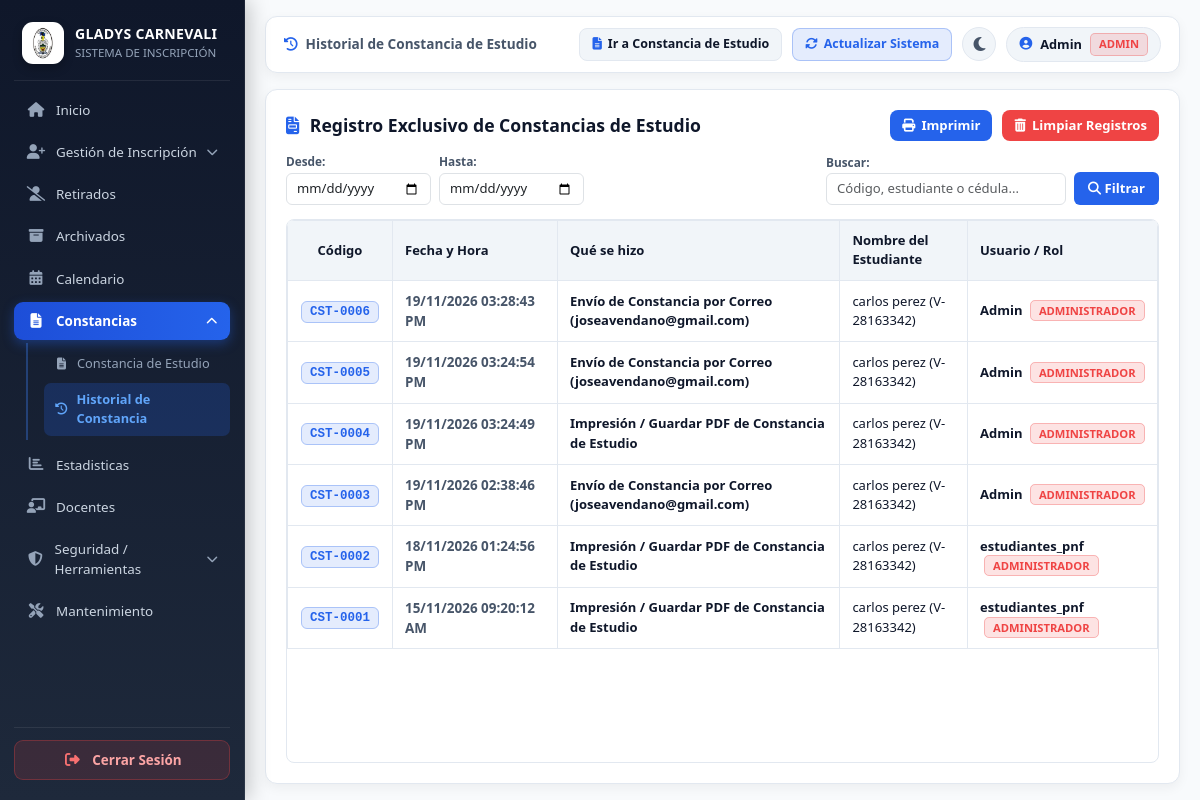
The page /historial_constancias.php (signed in) on the database its author committed.
### tables this page shows
CREATE TABLE `historial_constancias` (
  `id` int(11) NOT NULL AUTO_INCREMENT,
  `codigo` varchar(25) NOT NULL,
  `accion` varchar(120) NOT NULL,
  `estudiante` varchar(150) NOT NULL,
  `cedula_escolar` varchar(25) NOT NULL,
  `usuario` varchar(80) NOT NULL,
  `rol` varchar(50) NOT NULL,
  `fecha_hora` datetime NOT NULL DEFAULT CURRENT_TIMESTAMP,
  PRIMARY KEY (`id`)
);

### historial_constancias.php (the view, shortened to what this page needs)
<?php
include("conexion.php");
$pdo = null;
if (isset($conexion) && $conexion instanceof PDO) {
    $pdo = $conexion;
} else {
    try {
        $pdo = new PDO("mysql:host=127.0.0.1;dbname=escuela_carnevali;charset=utf8mb4", "root", "");
    } catch (PDOException $e) {
        $pdo = new PDO("mysql:host=localhost;dbname=escuela_carnevali;charset=utf8mb4", "root", "");
    }
}
$pdo->setAttribute(PDO::ATTR_ERRMODE, PDO::ERRMODE_EXCEPTION);
$pdo->setAttribute(PDO::ATTR_EMULATE_PREPARES, true);
$pdo->exec("SET NAMES 'utf8mb4'");
try {
    $pdo->exec("CREATE TABLE IF NOT EXISTS `historial_constancias` (
        `id` INT(11) NOT NULL AUTO_INCREMENT,
        `codigo` VARCHAR(25) NOT NULL,
        `accion` VARCHAR(120) NOT NULL,
        `estudiante` VARCHAR(150) NOT NULL,
        `cedula_escolar` VARCHAR(25) NOT NULL,
        `usuario` VARCHAR(80) NOT NULL,
        `rol` VARCHAR(50) NOT NULL,
        `fecha_hora` DATETIME NOT NULL DEFAULT CURRENT_TIMESTAMP,
        PRIMARY KEY (`id`)
    ) ENGINE=InnoDB DEFAULT CHARSET=utf8mb4 COLLATE=utf8mb4_spanish_ci;");
} catch (Exception $e) {}
$rol_actual = $_SESSION['rol'] ?? 'Administrador';
$buscar = trim($_GET['buscar'] ?? '');
$fecha_desde = trim($_GET['fecha_desde'] ?? '');
$fecha_hasta = trim($_GET['fecha_hasta'] ?? '');
$registros = [];
try {
    $condiciones = [];
    $params = [];
    if (!empty($condiciones)) {
        $sql = "SELECT * FROM `historial_constancias` WHERE " . implode(" AND ", $condiciones) . " ORDER BY `id` DESC";
        $st = $pdo->prepare($sql);
        $st->execute($params);
    } else {
        $st = $pdo->query("SELECT * FROM `historial_constancias` ORDER BY `id` DESC LIMIT 200");
    }
    if ($st) {
        $registros = $st->fetchAll(PDO::FETCH_ASSOC);
    }
} catch (Exception $e) {}
?>
<!DOCTYPE html>
<html lang="es">
<head>
    <link href="https://cdn.jsdelivr.net/npm/bootstrap@5.3.0/dist/css/bootstrap.min.css" rel="stylesheet">
    <link rel="stylesheet" href="https://cdnjs.cloudflare.com/ajax/libs/font-awesome/6.4.0/css/all.min.css">
</head>
<body>
    <?php include("menu.php"); ?>
    <main class="main-content">
        <div class="top-header-bar no-print">
            <div class="top-breadcrumb">
                <i class="fas fa-history" style="color: #2563eb;"></i>
                <span>Historial de Constancia de Estudio</span>
            </div>
            <div class="top-actions">
                <a href="constancias.php" class="tool-action-btn">
                    <i class="fas fa-file-alt" style="color: #2563eb;"></i> Ir a Constancia de Estudio
                </a>
                <button type="button" class="tool-action-btn btn-refresh-cache" onclick="window.location.reload();">
                    <i class="fas fa-sync-alt"></i> Actualizar Sistema
                </button>
                <button type="button" class="btn-theme-switch" onclick="toggleDashboardTheme()">
                    <i class="fas fa-moon" id="dashThemeIcon"></i>
                </button>
                <div class="user-profile-pill">
                    <i class="fas fa-user-circle" style="color: #2563eb;"></i>
                    <span><?php echo htmlspecialchars($_SESSION['usuario'] ?? 'Usuario'); ?></span>
                    <span class="role-badge <?php echo $es_administrador ? 'badge-admin' : 'badge-coord'; ?>">
                        <?php echo $es_administrador ? 'Admin' : htmlspecialchars($rol_actual); ?>
                    </span>
                </div>
            </div>
        </div>
        <div class="card">
            <div style="display: flex; justify-content: space-between; align-items: center; flex-wrap: wrap; gap: 10px; margin-bottom: 12px; flex-shrink: 0;">
                <h2 style="font-size: 1.1rem; font-weight: 700; margin: 0; color: var(--text-primary);">
                    <i class="fas fa-file-invoice" style="color: #2563eb; margin-right: 6px;"></i> Registro Exclusivo de Constancias de Estudio
                </h2>
                <div style="display: flex; gap: 10px; align-items: center; flex-wrap: wrap;" class="no-print">
                    <button type="button" onclick="window.print()" class="btn-imprimir">
                        <i class="fas fa-print"></i> Imprimir
                    </button>
                    <?php if ($es_administrador) { ?>
                        <button type="button" class="btn-limpiar" data-bs-toggle="modal" data-bs-target="#modalConfirmarLimpiar">
                            <i class="fas fa-trash-alt"></i> Limpiar Registros
                        </button>
                    <?php } ?>
                </div>
            </div>
            <form method="GET" action="historial_constancias.php" class="no-print" style="display: flex; justify-content: space-between; align-items: flex-end; flex-wrap: wrap; gap: 8px; margin-bottom: 14px; flex-shrink: 0;">
                <div style="display: flex; gap: 8px; align-items: flex-end; flex-wrap: wrap;">
                    <div>
                        <label style="font-size: 0.74rem; font-weight: 600; color: var(--text-secondary); display: block; margin-bottom: 2px;">Desde:</label>
                        <input type="date" name="fecha_desde" class="form-control" value="<?php echo htmlspecialchars($fecha_desde, ENT_QUOTES, 'UTF-8'); ?>" style="font-size: 0.82rem; padding: 5px 10px; width: 145px;">
                    </div>
                    <div>
                        <label style="font-size: 0.74rem; font-weight: 600; color: var(--text-secondary); display: block; margin-bottom: 2px;">Hasta:</label>
                        <input type="date" name="fecha_hasta" class="form-control" value="<?php echo htmlspecialchars($fecha_hasta, ENT_QUOTES, 'UTF-8'); ?>" style="font-size: 0.82rem; padding: 5px 10px; width: 145px;">
                    </div>
                </div>
                <div style="display: flex; gap: 8px; align-items: flex-end; flex-wrap: wrap;">
                    <div>
                        <label style="font-size: 0.74rem; font-weight: 600; color: var(--text-secondary); display: block; margin-bottom: 2px;">Buscar:</label>
                        <input type="text" name="buscar" class="form-control" value="<?php echo htmlspecialchars($buscar, ENT_QUOTES, 'UTF-8'); ?>" placeholder="Código, estudiante o cédula..." style="width: 240px; font-size: 0.82rem; padding: 5px 10px;">
                    </div>
                    <button type="submit" style="padding: 6px 14px; background: #2563eb; color: #fff; border: none; border-radius: 6px; font-weight: 600; font-size: 0.82rem; cursor: pointer; height: 33px;">
                        <i class="fas fa-search"></i> Filtrar
                    </button>
                </div>
            </form>
            <div class="table-responsive">
                <table class="lista-hist">
                    <thead>
                        <tr>
                            <th style="width: 105px; text-align: center;">Código</th>
                            <th style="width: 165px;">Fecha y Hora</th>
                            <th>Qué se hizo</th>
                            <th>Nombre del Estudiante</th>
                            <th style="width: 190px;">Usuario / Rol</th>
                        </tr>
                    </thead>
                    <tbody>
                        <?php if (!empty($registros)) { ?>
                            <?php foreach ($registros as $r) {
                                $cod = !empty($r['codigo']) ? $r['codigo'] : ('CST-' . str_pad((string)$r['id'], 4, '0', STR_PAD_LEFT));
                                $fec = date('d/m/Y h:i:s A', strtotime($r['fecha_hora']));
                            ?>
                                <tr>
                                    <td style="text-align: center;"><span class="badge-codigo"><?php echo htmlspecialchars($cod, ENT_QUOTES, 'UTF-8'); ?></span></td>
                                    <td style="font-size: 0.84rem; font-weight: 600; color: var(--text-secondary);"><?php echo htmlspecialchars($fec, ENT_QUOTES, 'UTF-8'); ?></td>
                                    <td><strong><?php echo htmlspecialchars($r['accion'], ENT_QUOTES, 'UTF-8'); ?></strong></td>
                                    <td><?php echo htmlspecialchars($r['estudiante'] . ' (' . $r['cedula_escolar'] . ')', ENT_QUOTES, 'UTF-8'); ?></td>
                                    <td>
                                        <span style="font-weight: 600;"><?php echo htmlspecialchars($r['usuario'], ENT_QUOTES, 'UTF-8'); ?></span>
                                        <span class="role-badge <?php echo (strcasecmp($r['rol'], 'Administrador') === 0) ? 'badge-admin' : 'badge-coord'; ?>" style="margin-left: 4px;">
                                            <?php echo htmlspecialchars($r['rol'], ENT_QUOTES, 'UTF-8'); ?>
                                        </span>
                                    </td>
                                </tr>
                            <?php } ?>
                        <?php } ?>
                    </tbody>
                </table>
            </div>
        </div>
    </main>
</body>
</html>

### historial_constancias.php (style rules this page uses)
:root { --bg-main: #f8fafc; --bg-surface: #ffffff; --bg-surface-alt: #f1f5f9; --text-primary: #0f172a; --text-secondary: #475569; --border-color: #e2e8f0; --card-shadow: 0 4px 12px rgba(0, 0, 0, 0.05); }
html, body { height: 100vh; max-height: 100vh; margin: 0; padding: 0; font-family: 'Segoe UI', system-ui, -apple-system, sans-serif; background-color: var(--bg-main); color: var(--text-primary); display: flex; width: 100%; overflow: hidden; }
.main-content { flex: 1; min-width: 0; height: 100vh; max-height: 100vh; padding: 16px 20px; box-sizing: border-box; display: flex; flex-direction: column; overflow: hidden; background-color: var(--bg-main); }
.top-header-bar { background-color: var(--bg-surface); padding: 10px 18px; border-radius: 12px; border: 1px solid var(--border-color); box-shadow: var(--card-shadow); display: flex; justify-content: space-between; align-items: center; margin-bottom: 16px; flex-shrink: 0; flex-wrap: wrap; gap: 10px; }
.top-breadcrumb { display: flex; align-items: center; gap: 8px; font-size: 0.85rem; font-weight: 600; color: var(--text-secondary); }
.top-actions { display: flex; align-items: center; gap: 10px; }
.btn-theme-switch { width: 34px; height: 34px; border-radius: 50%; border: 1px solid var(--border-color); background-color: var(--bg-surface-alt); color: var(--text-secondary); display: flex; align-items: center; justify-content: center; cursor: pointer; }
.user-profile-pill { display: inline-flex; align-items: center; gap: 8px; padding: 5px 12px; border-radius: 50rem; background-color: var(--bg-surface-alt); border: 1px solid var(--border-color); font-size: 0.8rem; font-weight: 600; color: var(--text-primary); }
.role-badge { padding: 2px 8px; border-radius: 5px; font-size: 0.7rem; font-weight: 700; text-transform: uppercase; }
.role-badge.badge-admin { background-color: rgba(239, 68, 68, 0.15); color: #ef4444; border: 1px solid rgba(239, 68, 68, 0.3); }
.tool-action-btn { display: inline-flex; align-items: center; gap: 6px; padding: 6px 12px; border-radius: 8px; font-size: 0.78rem; font-weight: 600; text-decoration: none; border: 1px solid var(--border-color); background-color: var(--bg-surface-alt); color: var(--text-primary); cursor: pointer; }
.tool-action-btn.btn-refresh-cache { background: rgba(37, 99, 235, 0.12); color: #2563eb; border-color: rgba(37, 99, 235, 0.3); }
.btn-imprimir { background-color: #2563eb; color: white; border: none; padding: 6px 12px; border-radius: 8px; cursor: pointer; font-weight: 600; font-size: 0.82rem; text-decoration: none; display: inline-flex; align-items: center; gap: 6px; }
.btn-limpiar { background-color: #ef4444; color: white; border: none; padding: 6px 12px; border-radius: 8px; cursor: pointer; font-weight: 600; font-size: 0.82rem; display: inline-flex; align-items: center; gap: 6px; }
.card { background: var(--bg-surface); padding: 20px; border-radius: 12px; box-shadow: var(--card-shadow); border: 1px solid var(--border-color); flex: 1; min-height: 0; display: flex; flex-direction: column; max-width: 1000px; width: 100%; margin: 0 auto; }
.table-responsive { flex: 1; min-height: 0; overflow-y: auto; overflow-x: auto; border: 1px solid var(--border-color); border-radius: 8px; }
table.lista-hist { width: 100%; border-collapse: collapse; font-size: 13px; background-color: var(--bg-surface); color: var(--text-primary); }
.lista-hist th, .lista-hist td { border: 1px solid var(--border-color); padding: 10px 12px; text-align: left; vertical-align: middle; }
.lista-hist th { background-color: #f1f5f9; font-weight: 700; position: sticky; top: 0; z-index: 2; }
.badge-codigo { background-color: rgba(37, 99, 235, 0.12); color: #2563eb; border: 1px solid rgba(37, 99, 235, 0.3); padding: 3px 8px; border-radius: 6px; font-weight: 700; font-size: 0.78rem; font-family: monospace; }

### rows shown on the page
historial_constancias: codigo "CST-0006", fecha_hora "19/11/2026 03:28:43 PM", accion "Envío de Constancia por Correo (joseavendano@gmail.com)", estudiante+cedula_escolar "carlos perez (V-28163342)", usuario "Admin", rol "ADMINISTRADOR"
historial_constancias: codigo "CST-0005", fecha_hora "19/11/2026 03:24:54 PM", accion "Envío de Constancia por Correo (joseavendano@gmail.com)", estudiante+cedula_escolar "carlos perez (V-28163342)", usuario "Admin", rol "ADMINISTRADOR"
historial_constancias: codigo "CST-0004", fecha_hora "19/11/2026 03:24:49 PM", accion "Impresión / Guardar PDF de Constancia de Estudio", estudiante+cedula_escolar "carlos perez (V-28163342)", usuario "Admin", rol "ADMINISTRADOR"
historial_constancias: codigo "CST-0003", fecha_hora "19/11/2026 02:38:46 PM", accion "Envío de Constancia por Correo (joseavendano@gmail.com)", estudiante+cedula_escolar "carlos perez (V-28163342)", usuario "Admin", rol "ADMINISTRADOR"
historial_constancias: codigo "CST-0002", fecha_hora "18/11/2026 01:24:56 PM", accion "Impresión / Guardar PDF de Constancia de Estudio", estudiante+cedula_escolar "carlos perez (V-28163342)", usuario "estudiantes_pnf", rol "ADMINISTRADOR"
historial_constancias: codigo "CST-0001", fecha_hora "15/11/2026 09:20:12 AM", accion "Impresión / Guardar PDF de Constancia de Estudio", estudiante+cedula_escolar "carlos perez (V-28163342)", usuario "estudiantes_pnf", rol "ADMINISTRADOR"

### other values the page prints
$_SESSION['usuario'] "Admin"
